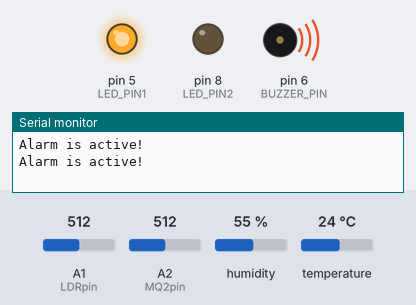
Simulated run of this sketch. Board: Arduino Uno, built with avr-gcc and run on an emulated ATmega328P. On the bench: output pins drawn as LEDs (lit = HIGH), buzzer (waves = sounding), the last lines printed to the serial monitor. The inputs (shaded band) are chosen by the test bench; at power-on: A2 (MQ2pin) = 512, A1 (LDRpin) = 512, humidity 55 %, temperature 24 °C. Pins used as bus, display or sensor lines are not drawn.

Above: at 1.2 s.
1.3 s: A2 (MQ2pin) set to 212
2.8 s: A2 (MQ2pin) set to 185
At 4.0 s:
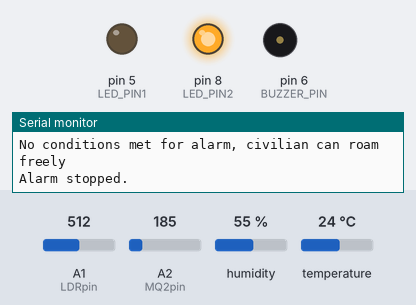
4.3 s: A2 (MQ2pin) set to 210
At 5.02 s:
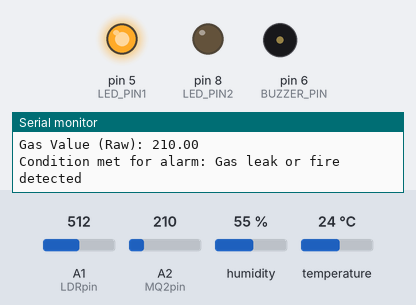
6.5 s: A2 (MQ2pin) set to 190
At 7.5 s:
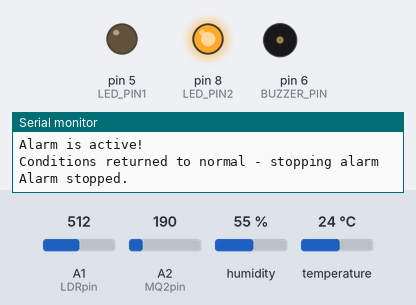
8.0 s: A2 (MQ2pin) set to 306
At 9.1 s:
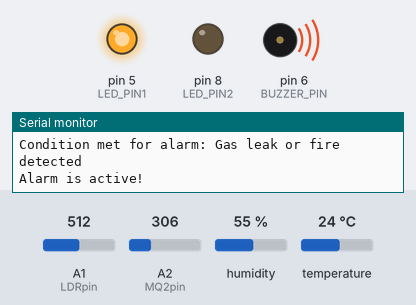
Timing chart, 0 to 11.2 s (numbered marks = the images above; inputs shaded):
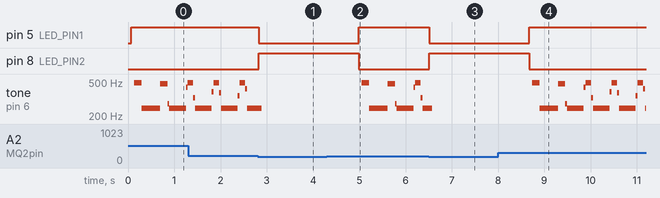

Measured:
- the behaviour switches between 201 and 200 on A2 (MQ2pin) (found by bisection; images 0 and 1)
- after the input at 2.8 s, pin 5 (LED_PIN1): HIGH → LOW at once; pin 8 (LED_PIN2): LOW → HIGH at once
- after the input at 4.3 s, pin 5 (LED_PIN1): LOW → HIGH after 0.69 s; pin 8 (LED_PIN2): HIGH → LOW after 0.69 s; tone on pin 6 (BUZZER_PIN): plays 490 Hz for 0.16 s, 247 Hz for 0.40 s, 474 Hz for 0.16 s, 280 Hz for 0.04 s, 248 Hz for 0.36 s, 435 Hz for 0.04 s … (9 notes in this stretch), starting after 0.75 s
- after the input at 6.5 s, pin 5 (LED_PIN1): HIGH → LOW at once; pin 8 (LED_PIN2): LOW → HIGH at once
- after the input at 8.0 s, pin 5 (LED_PIN1): LOW → HIGH after 0.68 s; pin 8 (LED_PIN2): HIGH → LOW after 0.68 s; tone on pin 6 (BUZZER_PIN): plays 490 Hz for 0.16 s, 247 Hz for 0.40 s, 474 Hz for 0.16 s, 280 Hz for 0.04 s, 248 Hz for 0.36 s, 435 Hz for 0.04 s … (17 notes in this stretch), starting after 0.74 s

The sketch:

Tanpa_Blynk.ino
```cpp
#include <DHT.h>
#define LDRpin A1
#define MQ2pin A2
#define DHTPIN A0
#define DHTTYPE DHT22
DHT dht(DHTPIN, DHTTYPE); //// Initialize DHT sensor for normal 16mhz Arduino


const int BUZZER_PIN = 6;
const int LED_PIN1 = 5;
const int LED_PIN2 = 8;

const int GAS_THRESHOLD = 200;

float distance_cm;
float gasValue;
int LDRValue;

int chk;
float hum;  //Stores humidity value
float temp; //Stores temperature value

void setup() {
  Serial.begin(9600);
  dht.begin();

  // Pin Modes

  pinMode(BUZZER_PIN, OUTPUT);
  pinMode(LED_PIN1, OUTPUT);
  pinMode(LED_PIN2, OUTPUT);
  pinMode(LDRpin, INPUT);
  pinMode(MQ2pin, INPUT);
  pinMode(DHTPIN, INPUT);


  // Ensure initial states
  digitalWrite(BUZZER_PIN, LOW);
  digitalWrite(LED_PIN1, LOW);
  digitalWrite(LED_PIN2, LOW);
}


void updateSensorValues() {
  gasValue = analogRead(MQ2pin);
}

bool isAlarmConditionActive() {
  return (gasValue > GAS_THRESHOLD);
}

void playAlarm() {
  while (true) {
    digitalWrite(LED_PIN1, HIGH); // Turn on the LED
    digitalWrite(LED_PIN2, LOW);
    Serial.println("Alarm is active!");

    // Check sensor values before each pattern
    updateSensorValues();
    if (!isAlarmConditionActive()) {
      Serial.println("Conditions returned to normal - stopping alarm");
      stopAlarm();
      break;
    }


    for (int i = 0; i < 80; i++) {
      digitalWrite(BUZZER_PIN, HIGH);
      delay(1);
      digitalWrite(BUZZER_PIN, LOW);
      delay(1);


      if (i % 20 == 0) {
        updateSensorValues();
        if (!isAlarmConditionActive()) {
          Serial.println("Conditions returned to normal - stopping alarm");
          stopAlarm();
          return;
        }
      }
    }


    for (int i = 0; i < 100; i++) {
      digitalWrite(BUZZER_PIN, HIGH);
      delay(2);
      digitalWrite(BUZZER_PIN, LOW);
      delay(2);

      if (i % 25 == 0) {
        updateSensorValues();
        if (!isAlarmConditionActive()) {
          Serial.println("Conditions returned to normal - stopping alarm");
          stopAlarm();
          return;
        }
      }
    }
  }
}

void stopAlarm() {
  digitalWrite(BUZZER_PIN, LOW);
  digitalWrite(LED_PIN1, LOW);
  digitalWrite(LED_PIN2, HIGH);
  Serial.println("Alarm stopped.");
}

void loop() {

  LDRValue = analogRead(LDRpin);
  updateSensorValues();

  Serial.print("LDR Value: ");
  Serial.println(LDRValue);
     hum = dht.readHumidity();
    temp= dht.readTemperature();
    //Print temp and humidity values to serial monitor
    Serial.print("Humidity: ");
    Serial.print(hum);
    Serial.print(" %, Temp: ");
    Serial.print(temp);
    Serial.println(" Celsius");
  Serial.print("Gas Value (Raw): ");
  Serial.println(gasValue);

  if (isAlarmConditionActive()) {

    Serial.println("Condition met for alarm: Gas leak or fire detected");
    playAlarm();

  }

  else {
    Serial.println("No conditions met for alarm, civilian can roam freely");
    stopAlarm();
  }

  delay(1000);
}
```
